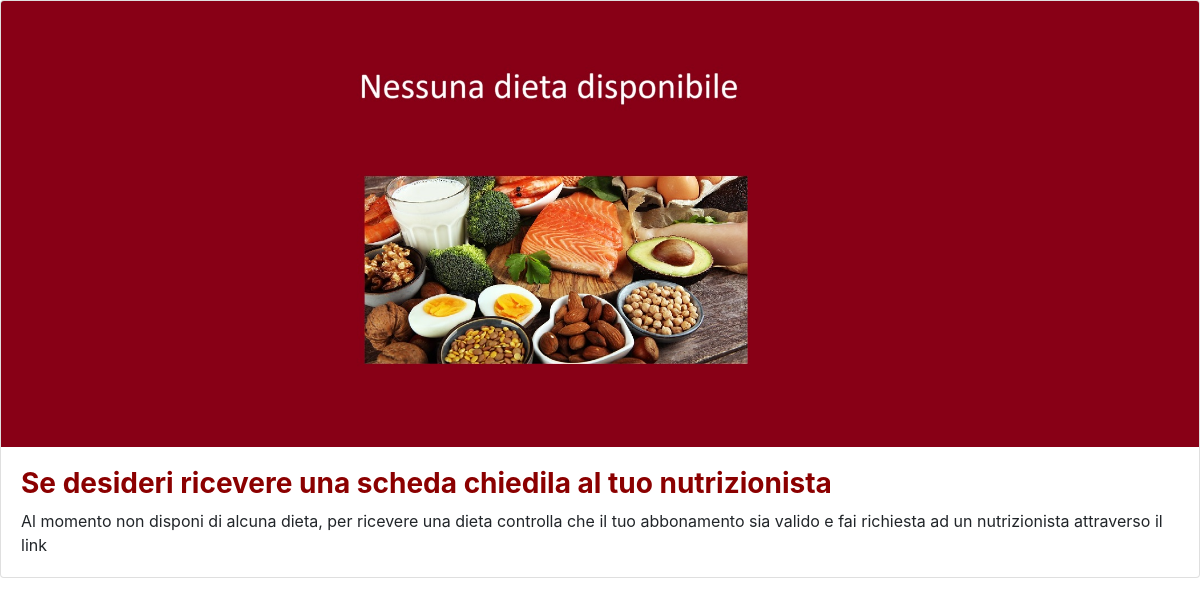
The app's page /diet/mostradietauser/2/, older data.
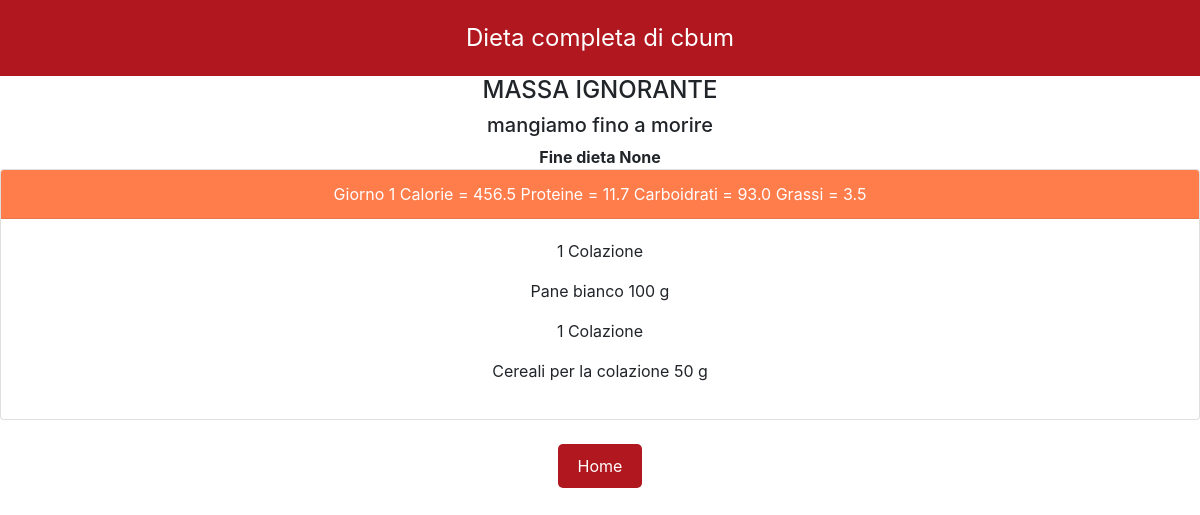
The same page, newer data.
### Diet/models.py (models this page shows, shortened)
class Dieta(models.Model):
    my_user = models.ForeignKey('Users.MyUser', on_delete=models.CASCADE, db_column='my_user_id')
    tipologia = models.CharField(max_length=30)
    descrizione = models.CharField(max_length=300, blank=True)
    data_inizio = models.DateField(null=True, blank=True)
    data_fine = models.DateField(null=True, blank=True)

class GiornoDieta(models.Model):
    giorno = models.IntegerField(unique=True, auto_created=True)
    dieta = models.ForeignKey(Dieta, on_delete=models.CASCADE)
    proteine = models.FloatField(default=0)
    carboidrati = models.FloatField(default=0)
    grassi = models.FloatField(default=0)
    cal = models.FloatField(default=0)
    def get_macro(self):
        return "Calorie = " + str(self.cal) + " Proteine = " + str(
            self.proteine) + " Carboidrati = " + str(self.carboidrati) + " Grassi = " + str(self.grassi)

class DettaglioGiornoAlimento(models.Model):
    alimento = models.ForeignKey(Alimento, on_delete=models.CASCADE)
    giorno = models.ForeignKey(GiornoDieta, on_delete=models.CASCADE)
    pasto = models.CharField(max_length=15, choices=SCELTA_PASTI, default='Sgarro')
    quantita = models.IntegerField(default=0)
    class Meta:
        ordering = ['pasto']

class Alimento(models.Model):
    nome = models.CharField(max_length=35, unique=True)
    proteine = models.FloatField(default=0)
    carboidrati = models.FloatField(default=0)
    grassi = models.FloatField(default=0)
    cal = models.FloatField(default=0)
    class Meta:
        verbose_name_plural = "Alimenti"
        ordering = ['nome']

### Users/models.py (models this page shows)
class MyUser(AbstractUser):
    sesso = models.CharField(max_length=10, choices=SESSO)
    peso = models.FloatField(blank=True, null=True)
    altezza = models.FloatField(blank=True, null=True)
    tipo_abbonamento = models.IntegerField(default=1)
    fine_abbonamento = models.DateField(blank=True, null=True)
    immagine_profilo = models.ImageField(upload_to="fotouser/", blank=True)
    obiettivo = models.CharField(max_length=400, blank=True, null=True)

### Diet/views.py (the view)
# urls.py: path('mostradietauser/<pk>/', MostraDietaUser.as_view(), name="mostradietauser"),
class MostraDietaUser(DetailView):
    model = Dieta
    template_name = "Diet/mostradietautente.html"
    context_object_name = "dieta"  # Nome dell'oggetto nel template
    def get_user(self):
        pk = self.kwargs.get('pk')
        my_user = MyUser.objects.get(pk=pk)
        return my_user
    def get_object(self, queryset=None):
        try:
            user = self.get_user()
            dieta = Dieta.objects.filter(my_user=user).latest('pk')
            return dieta
        except Dieta.DoesNotExist:
            print("la dieta non esiste")
            print(Exception)
    def get_context_data(self, **kwargs):
        context = super().get_context_data(**kwargs)
        dieta = self.get_object()
        dett = []
        giorni_dieta = GiornoDieta.objects.filter(dieta=dieta)
        for giorno_dieta in giorni_dieta:
            dettagli = DettaglioGiornoAlimento.objects.filter(giorno=giorno_dieta)
            dett.extend(dettagli)
        context['dettagli'] = dett
        context['giorni_dieta'] = giorni_dieta
        context['my_user'] = self.get_user()
        context['dieta'] = dieta
        return context

### Diet/templates/Diet/mostradietautente.html (shortened to what this page needs)
{% extends 'base.html' %}
{% load static %}
{% block content %}
    {% if dieta %}
        <div class="text_red"> Dieta completa di {{ dieta.my_user.username }} </div>
        <div style="text-align: center;">
            <h4> {{ dieta.tipologia.upper }}</h4>
            <h5> {{ dieta.descrizione }}</h5>
            <strong> Fine dieta {{ dieta.data_fine }}</strong>
            {% for giorno in giorni_dieta %}
                <div class="card">
                    <div class="card-header"> Giorno  {{ giorno.giorno }} {{ giorno.get_macro }} </div>
                    <div class="card-body">
                        {% for dettaglio in dettagli %}
                            {% if dettaglio.giorno == giorno %}
                                <p>{{ dettaglio.pasto }}</p>
                                <p> {{ dettaglio.alimento.nome }} {{ dettaglio.quantita }} g</p>
                            {% endif %}
                        {% endfor %}
                    </div>
                </div>
            {% endfor %}
        </div>
        <br>
        <div class="div-pulsanti">
            <a href="{% url 'home_login' %}" class="pulsante-rosso">Home </a>
        </div>
        <br>
    {% else %}
        {% if "nutrizionista" in  user.groups.all.1.name %}
            <div class="404Dieta">
                <div class="card mb-3">
                    <img src="{% static 'imgs/404_dieta.jpg' %}" class="card-img-top">
                    <div class="card-body">
                        <div style="text-align: center;">
                            <p> L'utente {{ my_user.username }}, non possiede ancora una dieta, creane una</p>
                            <form method="POST" action="{% url 'Diet:crea_dieta' my_user.pk %}">
                                {% csrf_token %}
                                <button class="pulsante-rosso" type="submit">Crea dieta</button>
                            </form>
                        </div>
                    </div>
                </div>
            </div>
        {% else %}
            <div class="404Dieta">
                <div class="card mb-3">
                    <img src="{% static 'imgs/404_dieta.jpg' %}" class="card-img-top">
                    <div class="card-body">
                            <h3> <span style="color:#8B0000;"> <strong>Se desideri ricevere una scheda chiedila al tuo nutrizionista </strong> </span></h3>
                        <p class="card-text">Al momento non disponi di alcuna dieta, per ricevere una dieta controlla che il tuo abbonamento sia valido e fai richiesta
                        ad un nutrizionista attraverso il link <a href="#"></a></p>
                    </div>
                </div>
            </div>
        {% endif %}
    {% endif %}
{% endblock %}

### templates/base.html (shortened to what this page needs)
<!DOCTYPE html>
<html lang="en">
<head>
    {% load static %}
    <link rel="stylesheet" href="https://cdn.jsdelivr.net/npm/bootstrap@4.6.2/dist/css/bootstrap.min.css">
    <link rel="stylesheet" type="text/css" href="/static/style/style.css">
</head>
<body>
    {% block content %}
    {% endblock %}
</body>
</html>

### static/style/style.css (style rules this page uses)
.text_red { background-color: #B0171F; padding: 20px; color: white; font-size: 24px; text-align: center; }
.pulsante-rosso { background-color: #B0171F; color: white; padding: 10px 20px; border: none; border-radius: 5px; cursor: pointer; }
.div-pulsanti { display: flex; justify-content: center; align-items: center; }

### Diet/templates/Diet/mostradietautente.html (style rules this page uses)
.div-pulsanti { display: flex; justify-content: center; align-items: center; }
.card-header { background-color:#FF4500; opacity: 0.7; color: white; }

Row changes from the older to the newer data that the page shows:
added Dieta: my_user.username "cbum", tipologia "MASSA IGNORANTE", descrizione "mangiamo fino a morire", data_fine "None"
added GiornoDieta: giorno "1", get_macro "Calorie = 456.5 Proteine = 11.7 Carboidrati = 93.0 Grassi = 3.5"
added DettaglioGiornoAlimento: pasto "1 Colazione", alimento.nome "Pane bianco", quantita "100"
added DettaglioGiornoAlimento: pasto "1 Colazione", alimento.nome "Cereali per la colazione", quantita "50"
Text that changed along with them:
text no longer shown: "Se desideri ricevere una scheda chiedila al tuo nutrizionista Al momento non disponi di alcuna dieta, per ricevere una dieta controlla che il tuo abbonamento sia valido e fai richiesta ad un nutrizionista attraverso il link"
text now shown: "Dieta completa di Fine dieta Home"
